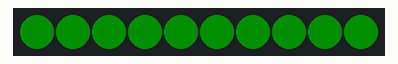
This sketch was run on a simulated Arduino Uno, built with avr-gcc and run on an emulated ATmega328P. Shown: 10 RGB LEDs in strip order, left to right. Dim RGB values are drawn brighter than linear.

Above: at 0.1 s.
At 3.67 s:
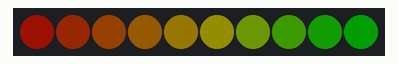
At 5.77 s:
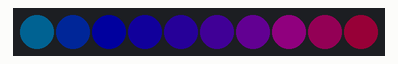
At 11.51 s:
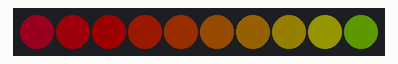
At 22.26 s:
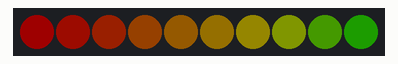
At 32.2 s:
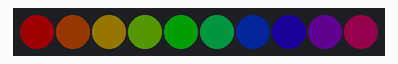

Measured:
- what the display in image 5 shows lasts 5.0 s, from 32.2 s to 37.2 s

The sketch:

3functions.ino
```cpp
#include <FastLED.h>

#define NUM_LEDS 10
#define DATA_PIN 8
#define MAX_VOLTS 5
#define MAX_AMPS 500
#define BRIGHTNESS 30

CRGB leds[NUM_LEDS];

// We need a variable to track where our rainbow starts moving
uint8_t startIndex = 0; //unsigned-integer 8bit

void setup() {
  FastLED.addLeds<WS2812B, DATA_PIN, GRB>(leds, NUM_LEDS);
  FastLED.setMaxPowerInVoltsAndMilliamps(MAX_VOLTS, MAX_AMPS);
  FastLED.setBrightness(BRIGHTNESS);
}

void loop() {
  // Effect 1: Fill the whole strip green instantly
  fill_solid(leds, NUM_LEDS, CRGB::Green); //fill_solid(<leds_array>, <no_of_leds>, <color>)
  FastLED.show();
  delay(3000);

  // Effect 2: Instantly turn off all LEDs
  FastLED.clear(); //All leds will be off
  FastLED.show();
  delay(500);

  // Effect 3: A moving rainbow! Let's let it run 50 times quickly
  for(int i = 0; i < 100; i++) {
    // leds array, number of leds, starting color, how fast colors change
    fill_rainbow(leds, NUM_LEDS, startIndex, 10); // fill_rainbow(<leds_array>, <no_of_leds>, <start color(0~255)>, <increment on next led color(0~255))
    FastLED.show();

    startIndex = startIndex + 5; // Shift the rainbow forward
    delay(80);                   // Speed of the animation
  }

  FastLED.clear();
  FastLED.show();
  delay(2000);

  // Effect 4: Static fill rainbow
  fill_rainbow(leds, NUM_LEDS, 0, 25);
  FastLED.show();
  delay(5000);
}
```
